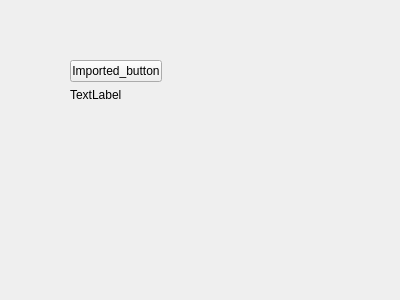
<?xml version="1.0" encoding="UTF-8"?>
<ui version="4.0">
 <class>inported_ui</class>
 <widget class="QWidget" name="inported_ui">
  <property name="geometry">
   <rect>
    <x>0</x>
    <y>0</y>
    <width>400</width>
    <height>300</height>
   </rect>
  </property>
  <property name="windowTitle">
   <string>Form</string>
  </property>
  <widget class="QWidget" name="widget" native="true">
   <property name="geometry">
    <rect>
     <x>50</x>
     <y>20</y>
     <width>191</width>
     <height>141</height>
    </rect>
   </property>
   <widget class="QWidget" name="">
    <property name="geometry">
     <rect>
      <x>20</x>
      <y>40</y>
      <width>92</width>
      <height>42</height>
     </rect>
    </property>
    <layout class="QVBoxLayout" name="verticalLayout">
     <item>
      <widget class="QPushButton" name="pushButton">
       <property name="text">
        <string>Imported_button</string>
       </property>
      </widget>
     </item>
     <item>
      <widget class="QLabel" name="label">
       <property name="text">
        <string>TextLabel</string>
       </property>
      </widget>
     </item>
    </layout>
   </widget>
  </widget>
 </widget>
 <resources/>
 <connections/>
</ui>
